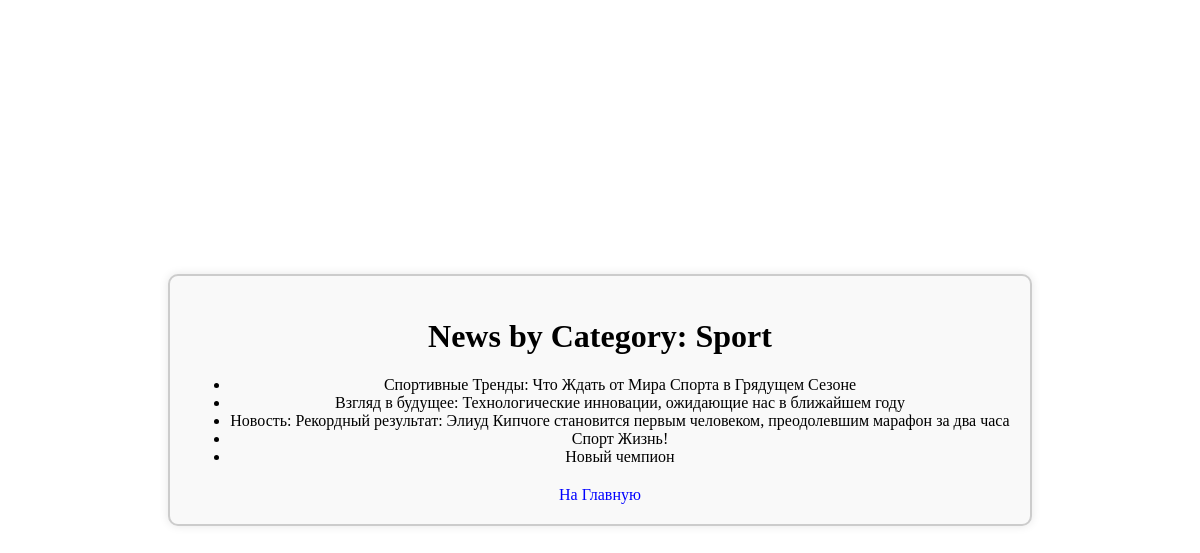
Page /category/1/ on the committed database.
### news/models.py (models this page shows, shortened)
class Category(models.Model):
    name = models.CharField(max_length=255)
    subscribers = models.ManyToManyField(User, through='Subscriber')

class Post(models.Model):
    author = models.ForeignKey(Author, on_delete=models.CASCADE)  # Ссылка на автора
    post_type_choices = [('article', 'Article'), ('news', 'News')]
    post_type = models.CharField(max_length=10, choices=post_type_choices)
    created_at = models.DateTimeField(auto_now_add=True)
    categories = models.ManyToManyField(Category, through='PostCategory')  # Связь многие ко многим с категориями
    title = models.CharField(max_length=255)
    content = models.TextField()
    rating = models.IntegerField(default=0)

### news/views.py (the view)
# urls.py: path('category/<int:category_id>/', views.category_news, name='category_news'),
def category_news(request, category_id):
    category = Category.objects.get(pk=category_id)
    subscriber_count = category.subscribers.count()
    posts = Post.objects.filter(categories=category)
    is_subscribed = category.subscribers.filter(pk=request.user.pk).exists()
    return render(request, 'news/category_news.html',
                  {'category': category, 'posts': posts, 'subscriber_count': subscriber_count})

### news/context_processors.py (called while the page is built)
def real_time(request):
    city = 'Europe/Moscow'
    real_time = datetime.now(pytz.timezone(city))
    return {'real_time': real_time}

### templates/news/category_news.html (shortened to what this page needs)
<!DOCTYPE html>
<html lang="en">
<head>
</head>
<body>
    <div class="content">
        <h1>News by Category: {{ category.name }}</h1>
        <ul>
            {% for post in posts %}
                <li>{{ post.title }}</li>
            {% endfor %}
        </ul>
        <a href="/1" class="main-link">На Главную</a>
    </div>
</body>
</html>

### templates/news/category_news.html (style rules this page uses)
body { display: flex; justify-content: center; align-items: center; height: 100vh; margin: 0; }
.content { text-align: center; border: 2px solid #ccc; padding: 20px; border-radius: 10px; background-color: #f9f9f9; box-shadow: 0 0 10px rgba(0, 0, 0, 0.1); }
.main-link { margin-top: 20px; display: block; text-decoration: none; color: blue; }

### rows in the picture
Category: name "Sport"
Post: title "Спортивные Тренды: Что Ждать от Мира Спорта в Грядущем Сезоне"
Post: title "Взгляд в будущее: Технологические инновации, ожидающие нас в ближайшем году"
Post: title "Новость: Рекордный результат: Элиуд Кипчоге становится первым человеком, преодолевшим марафон за два часа"
Post: title "Спорт Жизнь!"
Post: title "Новый чемпион"
